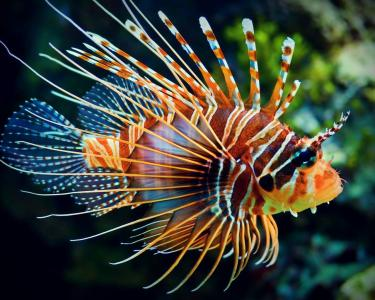
#> input picture datas/images/fish.jpg, 375 x 300 px
$ python histgram-background-impl.py
#> lines starting #> are read from the running program, lines starting #| are printed output that depends on the picture; after the words box and inside, x2 and y2 are one past the last pixel; in counts of white or black regions, pixels touching at a corner belong together
# -*- coding: utf-8 -*-
"""
图像直方图反向投影简单实现
如果一幅图像的区域中显示的是一种结构纹理或者一个独特的物体，那么这个区域的直方图可以看作一个概率函数，
它给的是某个像素属于该纹理或物体的概率。
所谓反向投影就是首先计算某一特征的直方图模型，然后使用模型去寻找测试图像中存在的该特征。
"""

import cv2
import numpy as np
from matplotlib import pyplot as plt

# roi is the object or region of object we need to find
roi = cv2.imread('../../../../datas/images/fish.jpg')
#> roi is the input picture: shape (300, 375, 3); mean B, G, R 57.2, 67.8, 64.8
hsv = cv2.cvtColor(roi,cv2.COLOR_BGR2HSV)
#> hsv: shape (300, 375, 3); mean H, S, V 75.1, 173.3, 87

# target is the image we search in
target = cv2.imread('../../../../datas/images/fish-target.jpg')
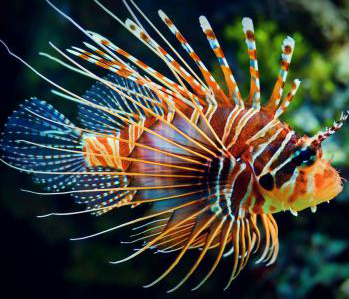
#> input picture datas/images/fish-target.jpg, 349 x 299 px
#> target is the input picture: shape (299, 349, 3); mean B, G, R 57.3, 67.3, 66.4
hsvt = cv2.cvtColor(target,cv2.COLOR_BGR2HSV)
#> hsvt: shape (299, 349, 3); mean H, S, V 76.8, 176.5, 88.7

M = cv2.calcHist([hsv],[0, 1], None, [180, 256], [0, 180, 0, 256] )
I = cv2.calcHist([hsvt],[0, 1], None, [180, 256], [0, 180, 0, 256] )

R = M/(I+1)
#p rint R.max()
# cv2.normalize(prob,prob,0,255,cv2.NORM_MINMAX,0)

h,s,v = cv2.split(hsvt)
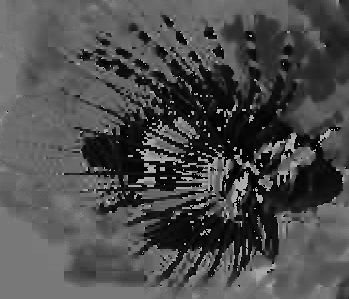
#> h: shape (299, 349); min 0, max 179, mean 76.8
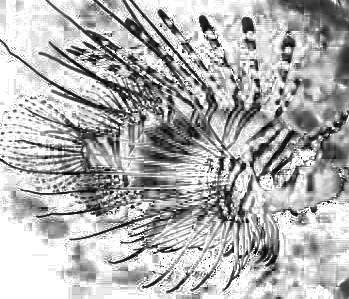
#> s: shape (299, 349); min 0, max 255, mean 176.5
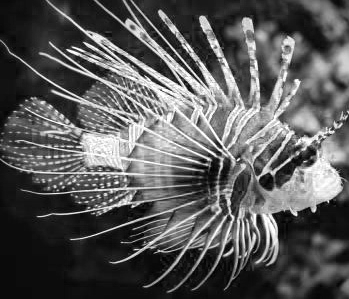
#> v: shape (299, 349); min 0, max 255, mean 88.7
B = R[h.ravel(),s.ravel()]
B = np.minimum(B,1)
B = B.reshape(hsvt.shape[:2])

disc = cv2.getStructuringElement(cv2.MORPH_ELLIPSE,(5,5))
cv2.filter2D(B,-1,disc,B)
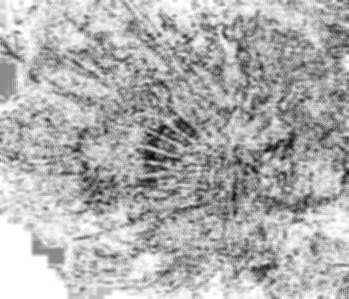
#> B: shape (299, 349) float32; min 0, max 17, mean 11.74; drawn with min black and max white
B = np.uint8(B)
cv2.normalize(B,B,0,255,cv2.NORM_MINMAX)

ret,thresh = cv2.threshold(B,50,255,0)
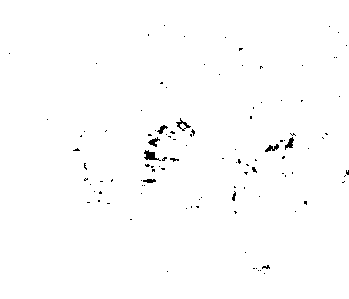
#> thresh: shape (299, 349); 99.2% white; black in thin lines or dots, all inside (x1, y1, x2, y2) = (9, 25, 349, 274)
res = cv2.bitwise_and(target,target,mask = thresh)
cv2.imshow('nice',res)
cv2.imshow('img',target)
res = np.vstack((target,cv2.merge((B,B,B)),res))
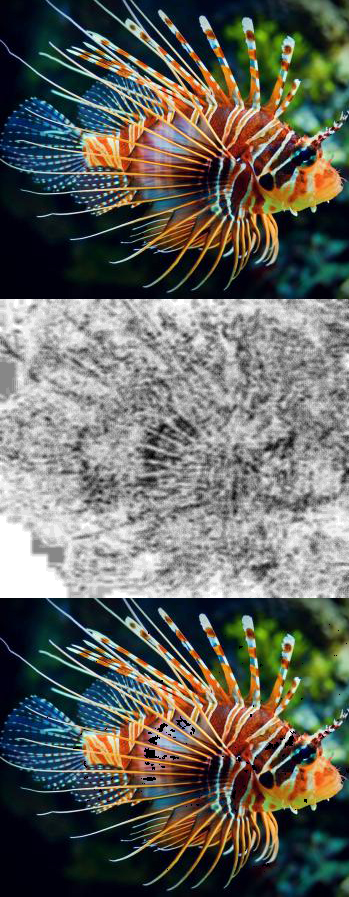
#> res: shape (897, 349, 3); mean B, G, R 94.2, 100.9, 100.3
#cv2.imwrite('thresh.png',thresh)
#cv2.imwrite('output.png',res)
cv2.imshow("result",res)

cv2.waitKey(0)
cv2.destroyAllWindows()
